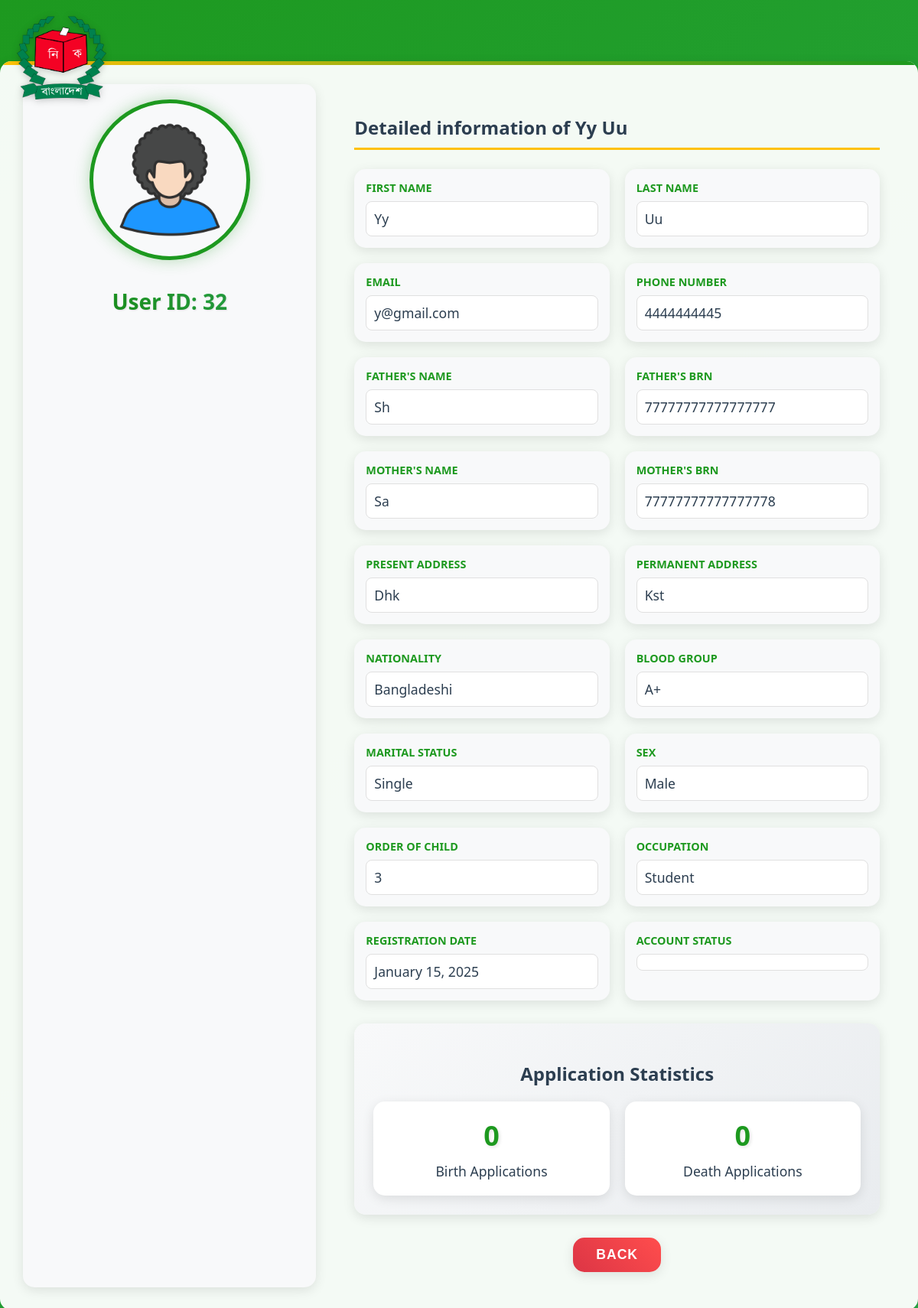
Page /admin_view_user.php?id=32 (signed in) on the committed database.
### tables this page shows
CREATE TABLE `tbluserdetails` (
  `id` int(11) NOT NULL,
  `user_id` int(11) NOT NULL,
  `father_name` varchar(100) NOT NULL,
  `father_brn` varchar(50) NOT NULL,
  `mother_name` varchar(100) NOT NULL,
  `mother_brn` varchar(50) NOT NULL,
  `present_address` text NOT NULL,
  `permanent_address` text NOT NULL,
  `nationality` varchar(50) NOT NULL,
  `blood_group` varchar(5) NOT NULL,
  `marital_status` varchar(20) NOT NULL,
  `sex` varchar(10) NOT NULL,
  `order_of_child` int(11) NOT NULL,
  `occupation` varchar(100) NOT NULL,
  `division` varchar(50) NOT NULL,
  `district` varchar(50) NOT NULL,
  `upazila` varchar(50) NOT NULL,
  `pouroshova` varchar(100) NOT NULL,
  `registration_date` datetime DEFAULT current_timestamp()
);

CREATE TABLE `tbluser` (
  `ID` int(10) NOT NULL,
  `FirstName` varchar(200) NOT NULL,
  `LastName` varchar(200) NOT NULL,
  `MobileNumber` varchar(20) NOT NULL,
  `Address` mediumtext NOT NULL,
  `Email` varchar(200) NOT NULL,
  `Password` varchar(255) NOT NULL,
  `remember_token` varchar(255) DEFAULT NULL,
  `RegDate` timestamp NOT NULL DEFAULT current_timestamp(),
  `reset_token` varchar(255) DEFAULT NULL,
  `token_expiry` datetime DEFAULT NULL,
  `BloodGroup` varchar(3) DEFAULT NULL,
  `MaritalStatus` varchar(20) DEFAULT NULL,
  `BNROption` varchar(10) DEFAULT NULL,
  `UserBRN` varchar(20) DEFAULT NULL,
  `FatherBRN` varchar(20) DEFAULT NULL,
  `MotherBRN` varchar(20) DEFAULT NULL,
  `status` enum('active','inactive','suspended') NOT NULL DEFAULT 'active',
  `last_login` timestamp NULL DEFAULT NULL,
  `account_locked` tinyint(1) DEFAULT 0,
  `lock_expires_at` timestamp NULL DEFAULT NULL,
  `email_verified` tinyint(1) DEFAULT 0,
  `verification_token` varchar(255) DEFAULT NULL,
  `face_image` varchar(255) DEFAULT NULL
);

### admin_view_user.php (the view, shortened to what this page needs)
<?php
require_once 'dbconfig.php';
$user_id = $_GET['id'];
try {
    $stmt = $conn->prepare("
        SELECT u.*, ud.*
        FROM tbluser u
        LEFT JOIN tbluserdetails ud ON u.ID = ud.user_id
        WHERE u.ID = ?
    ");
    $stmt->execute([$user_id]);
    $user = $stmt->fetch(PDO::FETCH_ASSOC);
    $stmt = $conn->prepare("
        SELECT
            (SELECT COUNT(*) FROM tblbirthapplications WHERE user_id = ?) as birth_count,
            (SELECT COUNT(*) FROM tbldeathapplications WHERE user_id = ?) as death_count
    ");
    $stmt->execute([$user_id, $user_id]);
    $counts = $stmt->fetch(PDO::FETCH_ASSOC);
} catch (PDOException $e) {
    error_log("Error fetching user data: " . $e->getMessage());
    header("Location: admin_search_user.php");
    exit();
}
?>
<!DOCTYPE html>
<html lang="en">
<head>
</head>
<body>
    <div class="logo-container">
        <img src="logo.png" alt="Logo">
    </div>
    <div class="container">
        <div class="left-section">
            <div class="profile-image-container">
                <img src="get_profile_image.php?user_id=<?php echo $user_id; ?>" alt="User Avatar" onerror="this.src='avatar.png';" style="width: 100%; height: 100%; object-fit: cover;">
            </div>
            <h1>User ID: <?php echo htmlspecialchars($user['ID']); ?></h1>
        </div>
        <div class="right-section">
            <h2>Detailed information of <?php echo htmlspecialchars($user['FirstName'] . ' ' . $user['LastName']); ?></h2>
            <div class="profile-info">
                <div>
                    <label>First Name</label>
                    <span><?php echo htmlspecialchars($user['FirstName']); ?></span>
                </div>
                <div>
                    <label>Last Name</label>
                    <span><?php echo htmlspecialchars($user['LastName']); ?></span>
                </div>
                <div>
                    <label>Email</label>
                    <span><?php echo htmlspecialchars($user['Email']); ?></span>
                </div>
                <div>
                    <label>Phone Number</label>
                    <span><?php echo htmlspecialchars($user['MobileNumber']); ?></span>
                </div>
                <div>
                    <label>Father's Name</label>
                    <span><?php echo htmlspecialchars($user['father_name'] ?? 'N/A'); ?></span>
                </div>
                <div>
                    <label>Father's BRN</label>
                    <span><?php echo htmlspecialchars($user['father_brn'] ?? 'N/A'); ?></span>
                </div>
                <div>
                    <label>Mother's Name</label>
                    <span><?php echo htmlspecialchars($user['mother_name'] ?? 'N/A'); ?></span>
                </div>
                <div>
                    <label>Mother's BRN</label>
                    <span><?php echo htmlspecialchars($user['mother_brn'] ?? 'N/A'); ?></span>
                </div>
                <div>
                    <label>Present Address</label>
                    <span><?php echo htmlspecialchars($user['present_address'] ?? 'N/A'); ?></span>
                </div>
                <div>
                    <label>Permanent Address</label>
                    <span><?php echo htmlspecialchars($user['permanent_address'] ?? 'N/A'); ?></span>
                </div>
                <div>
                    <label>Nationality</label>
                    <span><?php echo htmlspecialchars($user['nationality'] ?? 'N/A'); ?></span>
                </div>
                <div>
                    <label>Blood Group</label>
                    <span><?php echo htmlspecialchars($user['blood_group'] ?? 'N/A'); ?></span>
                </div>
                <div>
                    <label>Marital Status</label>
                    <span><?php echo htmlspecialchars($user['marital_status'] ?? 'N/A'); ?></span>
                </div>
                <div>
                    <label>Sex</label>
                    <span><?php echo htmlspecialchars($user['sex'] ?? 'N/A'); ?></span>
                </div>
                <div>
                    <label>Order of Child</label>
                    <span><?php echo htmlspecialchars($user['order_of_child'] ?? 'N/A'); ?></span>
                </div>
                <div>
                    <label>Occupation</label>
                    <span><?php echo htmlspecialchars($user['occupation'] ?? 'N/A'); ?></span>
                </div>
                <div>
                    <label>Registration Date</label>
                    <span><?php echo date('F d, Y', strtotime($user['RegDate'])); ?></span>
                </div>
                <div>
                    <label>Account Status</label>
                    <span><?php echo htmlspecialchars($user['status']); ?></span>
                </div>
            </div>
            <div class="stats-section">
                <h3>Application Statistics</h3>
                <div class="stats-grid">
                    <div class="stat-item">
                        <div class="value"><?php echo $counts['birth_count']; ?></div>
                        <div class="label">Birth Applications</div>
                    </div>
                    <div class="stat-item">
                        <div class="value"><?php echo $counts['death_count']; ?></div>
                        <div class="label">Death Applications</div>
                    </div>
                </div>
            </div>
            <div class="actions">
                <button class="back-button" onclick="window.location.href='admin_search_user.php'">Back</button>
            </div>
        </div>
    </div>
</body>
</html>

### admin_view_user.php (style rules this page uses)
:root { --primary-color: #1d991f; --secondary-color: #28a745; --accent-color: #ffc107; --text-dark: #2c3e50; --text-light: #ffffff; --background-light: #f8f9fa; --border-radius: 15px; --box-shadow: 0 4px 15px rgba(0, 0, 0, 0.1); }
body { font-family: 'Segoe UI', Tahoma, Geneva, Verdana, sans-serif; background: linear-gradient(135deg, #1d991f 0%, #28a745 100%); margin: 0; padding: 0; min-height: 100vh; }
.container { max-width: 1200px; background: rgba(255, 255, 255, 0.95); border-radius: var(--border-radius); padding: 30px; margin: 80px auto; box-shadow: var(--box-shadow); display: flex; flex-wrap: wrap; gap: 30px; position: relative; overflow: hidden; }
.container::before { content: ''; position: absolute; top: 0; left: 0; right: 0; height: 5px; background: linear-gradient(90deg, var(--accent-color), var(--primary-color)); }
.logo-container { position: absolute; top: 20px; left: 20px; z-index: 100; }
.logo-container img { width: 120px; filter: drop-shadow(0 2px 5px rgba(0, 0, 0, 0.2)); }
.left-section { flex: 1 1 300px; display: flex; flex-direction: column; align-items: center; padding: 20px; background: var(--background-light); border-radius: var(--border-radius); box-shadow: var(--box-shadow); }
.profile-image-container { width: 200px; height: 200px; border-radius: 50%; overflow: hidden; border: 5px solid var(--primary-color); box-shadow: 0 0 20px rgba(29, 153, 31, 0.3); margin-bottom: 20px; transition: transform 0.3s ease; }
.left-section h1 { font-size: 28px; margin: 15px 0; color: var(--primary-color); text-shadow: 1px 1px 2px rgba(0, 0, 0, 0.1); background: linear-gradient(45deg, var(--primary-color), var(--secondary-color)); -webkit-background-clip: text; -webkit-text-fill-color: transparent; }
.right-section { flex: 2 1 600px; padding: 20px; }
.right-section h2 { color: var(--text-dark); margin-bottom: 25px; padding-bottom: 10px; border-bottom: 3px solid var(--accent-color); }
.profile-info { display: grid; grid-template-columns: repeat(auto-fill, minmax(280px, 1fr)); gap: 20px; margin-bottom: 30px; }
.profile-info div { background: var(--background-light); padding: 15px; border-radius: var(--border-radius); box-shadow: var(--box-shadow); transition: transform 0.3s ease; }
.profile-info label { font-weight: 600; color: var(--primary-color); margin-bottom: 8px; display: block; font-size: 0.9em; text-transform: uppercase; }
.profile-info span { display: block; padding: 10px; background: white; border-radius: 8px; border: 1px solid #e0e0e0; color: var(--text-dark); font-size: 1.1em; }
.stats-section { background: linear-gradient(135deg, #f8f9fa 0%, #e9ecef 100%); padding: 25px; border-radius: var(--border-radius); margin-top: 30px; box-shadow: var(--box-shadow); }
.stats-section h3 { color: var(--text-dark); margin-bottom: 20px; text-align: center; font-size: 1.5em; }
.stats-grid { display: grid; grid-template-columns: repeat(auto-fit, minmax(200px, 1fr)); gap: 20px; }
.stat-item { background: white; padding: 20px; border-radius: var(--border-radius); text-align: center; box-shadow: var(--box-shadow); transition: transform 0.3s ease; }
.stat-item .value { font-size: 36px; font-weight: bold; color: var(--primary-color); margin-bottom: 10px; text-shadow: 2px 2px 4px rgba(0, 0, 0, 0.1); }
.stat-item .label { color: var(--text-dark); font-size: 1.1em; font-weight: 500; }
.actions { display: flex; justify-content: center; margin-top: 30px; gap: 20px; }
.actions button { padding: 12px 30px; border: none; border-radius: var(--border-radius); font-size: 1.1em; font-weight: 600; cursor: pointer; transition: all 0.3s ease; text-transform: uppercase; letter-spacing: 1px; box-shadow: var(--box-shadow); }
.actions .back-button { background: linear-gradient(45deg, #dc3545, #ff4d4d); color: white; }

### rows in the picture
tbluserdetails: user.ID "32", user.LastName "Yy Uu", user.FirstName "Yy", user.LastName "Uu", user.Email "y@gmail.com", user.MobileNumber "4444444445", father_name "Sh", father_brn "77777777777777777", mother_name "Sa", mother_brn "77777777777777778", present_address "Dhk", permanent_address "Kst", nationality "Bangladeshi", blood_group "A+", marital_status "Single", sex "Male", order_of_child "3", occupation "Student", user.RegDate "January 15, 2025"

### other values in the picture
$counts['birth_count'] "0"
$counts['death_count'] "0"
